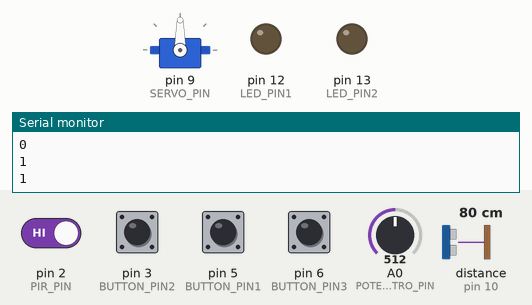
Bench run of a sketch on a simulated Arduino Uno, built with avr-gcc and run on an emulated ATmega328P. Parts: servo, output pins drawn as LEDs (lit = HIGH), the last lines printed to the serial monitor. Dashed ring = blinking. The inputs (shaded band) are chosen by the test bench; at power-on: pin 2 (PIR_PIN) HIGH, pin 3 (BUTTON_PIN2), pin 5 (BUTTON_PIN1), pin 6 (BUTTON_PIN3) LOW, distance to the obstacle (sensor on pin 10) 80 cm, A0 (POTENZIOMETRO_PIN) = 512. The echo pulse lasts 58.3 µs per cm; sleep ends after the set time or at an interrupt; pins used as bus, display or sensor lines are not drawn.

Above: at 1.2 s.
1.3 s: pin 5 (BUTTON_PIN1) pulled HIGH for 0.15 s
At 1.63 s:
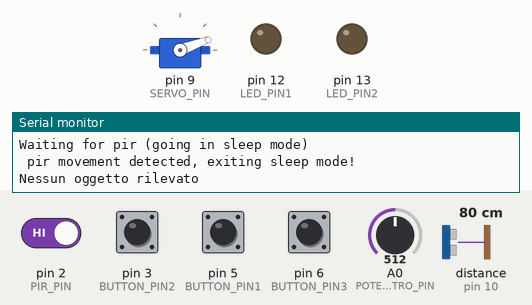
4.3 s: distance to the obstacle (sensor on pin 10) set to 42 cm
7.3 s: distance to the obstacle (sensor on pin 10) set to 37 cm
At 8.35 s:
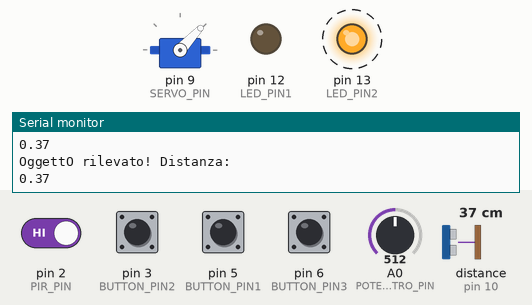
10.3 s: pin 2 (PIR_PIN) driven LOW
At 13.1 s:
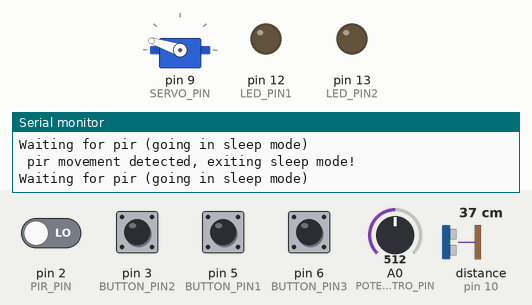
13.3 s: pin 6 (BUTTON_PIN3) pulled HIGH for 0.15 s
At 14.1 s:
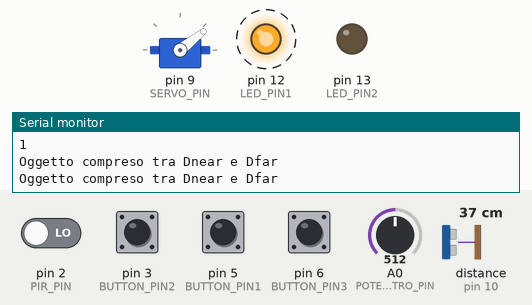
16.4 s: pin 3 (BUTTON_PIN2) pulled HIGH for 0.15 s
At 16.5 s:
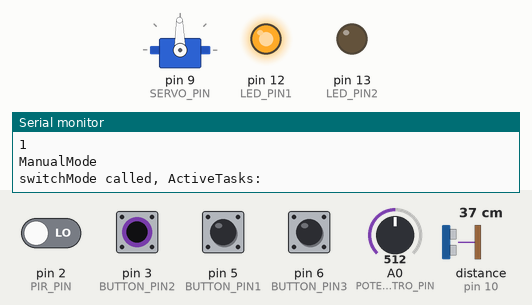
Timing chart, 0 to 19.1 s (numbered marks = the images above; inputs shaded):
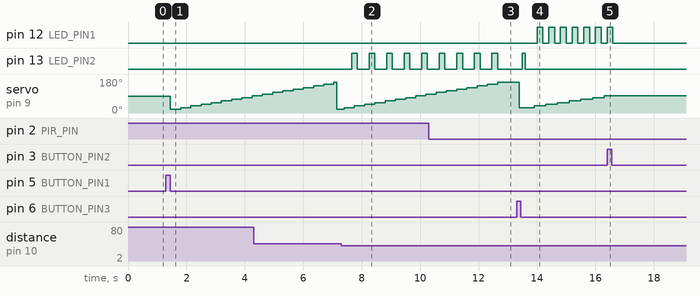

Measured:
- the behaviour switches between 40 and 39 cm on distance to the obstacle (sensor on pin 10) (found by bisection; images 1 and 2)
- after the input at 1.3 s, servo on pin 9 (SERVO_PIN): 90° → 20° after 0.15 s, → 29° 0.35 s later, → 38° 0.35 s later, → 47° 0.35 s later, … (9 changes in this stretch)
- after the input at 7.3 s, pin 13 (LED_PIN2): alternates HIGH for 0.20 s and LOW for 0.40 s, starting after 0.35 s
- after the input at 10.3 s, servo on pin 9 (SERVO_PIN): goes on until 12.7 s, then stays 162°
- after the input at 13.3 s, pin 12 (LED_PIN1): alternates HIGH for 0.20 s and LOW for 0.20 s, starting after 0.70 s; servo on pin 9 (SERVO_PIN): 162° → 29° after 0.09 s, → 38° 0.51 s later, → 47° 0.40 s later, → 55° 0.40 s later, … (8 changes in this stretch)
- after the input at 16.4 s, pin 12 (LED_PIN1): goes on until 16.6 s, then stays LOW; servo on pin 9 (SERVO_PIN): stays 91° (without the input it goes to 100° after 0.30 s)

The sketch:

smart-cm.ino
```cpp
#include "Scheduler.h"
#include "Config.h"
#include "MsgService.h"
#include "Pot.h"
#include "Sonar.h"
#include "Led.h"
#include "Pir.h"
#include "Task.h"

#include "servo_motor_impl.h"
#include "servo_motor.h"
#include "AutoTask.h"
#include "ManualTask.h"
#include "SingleTask.h"
#include "InputTask.h"
#include "BlinkTask.h"
#include "ActiveTasks.h"

Scheduler sched;
void wakeUp() {}

void setup(){

  sched.init(BASE_PERIOD);
  MsgService.init();

  Sonar* pSonar = new Sonar(SONAR_ECHO_PIN, SONAR_TRIG_PIN);
  Potentiometer* pPot = new Potentiometer(POTENZIOMETRO_PIN);
  Led* leda = new Led(LED_PIN1);
  Led* ledd = new Led(LED_PIN2);
  ServoMotor* pServo = new ServoMotorImpl(SERVO_PIN);
  Pir* pPir = new Pir(PIR_PIN);
  attachInterrupt(digitalPinToInterrupt(2), wakeUp, RISING);
  Button* b1 = new Button(BUTTON_PIN1);
  Button* b2 = new Button(BUTTON_PIN2);
  Button* b3 = new Button(BUTTON_PIN3);


  Task* single = new SingleTask(pSonar,pPot, pServo,pPir);
  single->init(BASE_PERIOD);
  sched.addTask(single);

  Task* manual = new ManualTask(pSonar,pPot, pServo);
  manual->init(BASE_PERIOD); //Da abbassare, usa 1000 per test senza gui
  sched.addTask(manual);

  Task* automatic = new AutoTask(pSonar,pPot, pServo);
  automatic->init(BASE_PERIOD);
  sched.addTask(automatic);

  Task* input = new InputTask(b1,b2,b3);
  input->init(BASE_PERIOD);
  sched.addTask(input);

  Task* blink = new BlinkTask(leda, ledd);
  blink->init(200);
  sched.addTask(blink);

  pServo->on();
  ActiveTasks::getInstance()->manageTasks(INPUT_TASK, true);
  ActiveTasks::getInstance()->manageTasks(BLINK_TASK, true);
  ActiveTasks::getInstance()->switchMode(MANUAL_TASK);
}

void loop(){
  sched.schedule();
}
```

ActiveTasks.cpp
```cpp
#include "ActiveTasks.h"
#include "Task.h"
ActiveTasks* ActiveTasks::at = NULL;
ActiveTasks* ActiveTasks::getInstance(){
  if (!at) {
    at = new ActiveTasks();
  }
    return at;
}

bool ActiveTasks::isActive(int tid){
    return activeTasks[tid];
}

void ActiveTasks::setResetState(bool option){
    this->resetState = option;
}

bool ActiveTasks::getResetState(){
    return resetState;
}

void ActiveTasks::setAlarmState(bool option){
    this->alarmState = option;
}

bool ActiveTasks::getAlarmState(){
    return alarmState;
}

void ActiveTasks::setBlinkState(bool option){
    this->blinkState = option;
}

bool ActiveTasks::getBlinkState(){
    return this->blinkState;
}

void ActiveTasks::manageTasks(int tid, bool option){
  activeTasks[tid]=option;
}

void ActiveTasks::switchMode(int tid){
  if(tid>=0 && tid<=N_OF_MODES-1){
    manageTasks(tid, true);
    manageTasks((tid+1)%3, false);
    manageTasks((tid+2)%3, false);

    setBlinkState(false);
    setAlarmState(false);

    Serial.println("switchMode called, ActiveTasks:");
  }
  else {
    Serial.println("Non valid tid (0-1-2)");
  }
  for(int i=0; i<5; i++){
    Serial.println(activeTasks[i]);
  }

}
```

ActiveTasks.h
```cpp
#ifndef __ACTIVETASKS__
#define __ACTIVETASKS__
#define MAXTASKS 50
#include "Arduino.h"

class ActiveTasks {
public:
  static ActiveTasks* getInstance();
  bool isActive(int tid);
  void setBlinkState(bool option);
  bool  getBlinkState();
  void setResetState(bool option);
  bool getResetState();
  void setAlarmState(bool option);
  bool getAlarmState();
  void manageTasks(int tid, bool option);
  void switchMode(int tid);

private:
  static ActiveTasks* at;
  bool resetState=false;
  bool alarmState=false;
  bool blinkState = false;
  ActiveTasks(){};
  void scan();


  bool activeTasks[MAXTASKS]={0};
};

#endif
```

AutoTask.cpp
```cpp
#include "AutoTask.h"
#include "MsgService.h"
#include <stdlib.h>
#include "Config.h"
#include <Arduino.h>
#include "ActiveTasks.h"

AutoTask::AutoTask(Sonar* pProx, Potentiometer* pPot, ServoMotor* pServo){
    this->pPot=pPot;
    this->pProx=pProx;
    this->pServo=pServo;
    this->angolo=0;
    this->state = SCANNING;
}

void AutoTask::scan(){
        float dist = pProx->getDistance();
        if(dist> DNEAR && dist< DFAR){
          Serial.println("Oggetto compreso tra Dnear e Dfar");
          this->state = ALARM;
        }
        else if(dist<DNEAR){
            Serial.println("Oggetto < Dnear");
            this->state = TRACKING;

        }
        else{
          Serial.println("Oggetto > Dfar");
          ActiveTasks::getInstance()->setAlarmState(false);
          this->state = WAITDELAY;
        }

}

void AutoTask::moveAndScan(){
  this->angolo+=ARCO;
  if(this->angolo>180){
    this->angolo=0;
  }
  pServo->setPosition(angolo);
  this->scan();
  this->lastExecTime=millis();
}
void AutoTask::init(int period){
    Task::init(period);
}

void AutoTask::tick(){
  if(ActiveTasks::getInstance()->getResetState()){
    float potValue = map(pPot->getValue(), 0, 1023, 0, 100);
    sliceTime= ((TMIN+((TMAX-TMIN) * potValue/100))/16)*1000;  // NB valore minimo del ciclo è 2s, massimo 10s, Ogni spicchio va fatto in un sedicesimo del tempo di ciclo
    this->angolo=0;
    this->state=SCANNING;
    this->lastExecTime=millis();
    ActiveTasks::getInstance()->setResetState(false);
  }
  switch(state){
    case WAITDELAY:
        if(millis()-lastExecTime > sliceTime-BASE_PERIOD){
          this->state=SCANNING;
        }
        break;
    case TRACKING:
        ActiveTasks::getInstance()->setAlarmState(true);
        this->scan();
        break;
    case ALARM:
        ActiveTasks::getInstance()->setAlarmState(true);
        this->state = WAITDELAY;
        break;
    case SCANNING:
        this->moveAndScan();
        break;
    }
}
```

AutoTask.h
```cpp
#ifndef __AUTOTASK__
#define __AUTOTASK__

#include "Task.h"
#include "arduino.h"
#include "Sonar.h"
#include "Pot.h"
#include "Led.h"
#include "servo_motor_impl.h"

class AutoTask: public Task {
private:
  ServoMotor* pServo;
  Sonar* pProx;
  Potentiometer* pPot;
  int angolo;
  float sliceTime;
  unsigned long lastExecTime;
  enum {WAITDELAY, SCANNING, ALARM, TRACKING} state;
  void scan();
  void moveAndScan();


public:

  AutoTask(Sonar* pProx, Potentiometer* pPot, ServoMotor* pMotor);
  void init(int period);
  void tick();
};

#endif
```

BlinkTask.cpp
```cpp
#include "BlinkTask.h"
#include "arduino.h"
#include "ActiveTasks.h"

BlinkTask::BlinkTask(Led* leda, Led* ledd){
  this->leda = leda;
  this->ledd = ledd;
  this->led1state = OFF;
  this->led2state = OFF;
  this->cicli=0;
  this->state=WAITING;
}

void BlinkTask::init(int period){
  Task::init(period);
}

void BlinkTask::tick(){
  switch(state){
    case WAITING:
      if(ActiveTasks::getInstance()->getBlinkState()){
        this->cicli=2;
        ActiveTasks::getInstance()->setBlinkState(false);
        this->state=BLINKING;
      }
      else if(ActiveTasks::getInstance()->getAlarmState()){
        this->state=ALARMING;
      }
      break;
    case BLINKING:
      switch (led1state){
      case OFF:
        ledd->switchOn();
        led1state = ON;
        break;
      case ON:
        ledd->switchOff();
        led1state = OFF;
        break;
    }
    cicli--;
    if(cicli<=0){
      this->state=WAITING;
    }
    break;
    case ALARMING:
      switch (led2state){
        case OFF:
          leda->switchOn();
          led2state = ON;
          break;
        case ON:
          leda->switchOff();
          led2state = OFF;
          if(!ActiveTasks::getInstance()->getAlarmState()){
            state=WAITING;
          }
          break;
      }

  }
}
```

BlinkTask.h
```cpp
#ifndef __BLINKTASK__
#define __BLINKTASK__

#include "Task.h"
#include "Led.h"

class BlinkTask: public Task {
private:
  int pin;
  int cicli;
  Led* ledd, * leda;
  enum { ON, OFF} led1state, led2state;
  enum { WAITING, BLINKING, ALARMING} state;

public:

  BlinkTask(Led* leda, Led* ledd);
  void init(int period);
  void tick();
};

#endif
```

Button.cpp
```cpp
#include "Button.h"
#include "Arduino.h"

Button::Button(int pin){
  this->pin = pin;
  pinMode(pin, INPUT);
}

bool Button::isPressed(){
  return digitalRead(pin) == HIGH;
}
```

Button.h
```cpp
#ifndef __BUTTON__
#define __BUTTON__

class Button {

public:
  Button(int pin);
  bool isPressed();
private:
  int pin;
};

#endif
```

InputTask.cpp
```cpp
#include <stdlib.h>
#include <Arduino.h>
#include "InputTask.h"
#include "ActiveTasks.h"
#include "Button.h"
#include "Config.h"
#include "MsgService.h"

InputTask::InputTask(Button* b1, Button* b2, Button* b3){

    this->buttonSingle=b1;
    this->buttonManual=b2;
    this->buttonAuto=b3;
}

void InputTask::init(int period){

    Task::init(period);
}

void InputTask::tick(){

    Msg* msg = MsgService.receiveMsg();

    if(buttonSingle->isPressed() == true || msg->getContent() == "single"){
      Serial.println("SingleMode");
      ActiveTasks::getInstance()->switchMode(SINGLE_TASK);
      ActiveTasks::getInstance()->setResetState(true);
    }
    if(buttonManual->isPressed() == true || msg->getContent() == "manual"){
      Serial.println("ManualMode");
      ActiveTasks::getInstance()->switchMode(MANUAL_TASK);
      ActiveTasks::getInstance()->setResetState(true);
    }
    if(buttonAuto->isPressed() == true  || msg->getContent() == "auto"){
      Serial.println("AutoMode");
      ActiveTasks::getInstance()->switchMode(AUTO_TASK);
      ActiveTasks::getInstance()->setResetState(true);
    }

    }
```

InputTask.h
```cpp
#ifndef __INPUTTASK__
#define __INPUTTASK__

#include "Task.h"
#include "arduino.h"
#include "Button.h"

class InputTask: public Task {
private:
  Button* buttonSingle;
  Button* buttonManual;
  Button* buttonAuto;
public:

  InputTask(Button* b1, Button* b2, Button* b3);

  void init(int period);
  void tick();
};

#endif
```

Led.cpp
```cpp
#include "Led.h"
#include "Arduino.h"

Led::Led(int pin){
  this->pin = pin;
  this->state = OFF;
  pinMode(pin,OUTPUT);
}

void Led::switchOn(){
  digitalWrite(pin,HIGH);
}

void Led::switchOff(){
  digitalWrite(pin,LOW);
};

void Led::blink(){
  if(this->state==OFF){
    this->switchOn();
    this->state=ON;
  }
  else{
    this->switchOff();
    this->state=OFF;
  }
}
```

Led.h
```cpp
#ifndef __LED__
#define __LED__

class Led {
public:
  Led(int pin);
  void switchOn();
  void switchOff();
  void blink();
private:
  int pin;
  enum {ON, OFF} state;
};

#endif
```

ManualTask.cpp
```cpp
#include "ManualTask.h"
#include "ActiveTasks.h"
#include "Led.h"
#include "MsgService.h"
#include <stdlib.h>
#include "String.h"
#include "Config.h"

ManualTask::ManualTask(Sonar* pProx, Potentiometer* pPot, ServoMotor* pServo){

    this->pPot=pPot;
    this->pProx=pProx;
    this->pServo=pServo;
    this->state=WAITING;
    this->message="";
}

void ManualTask::scan(){
        float dist = pProx->getDistance();
        if(dist<2){
          Serial.println("Oggetto a distanza: ");
          Serial.println(dist);
        }
}

void ManualTask::init(int period){

    Task::init(period);
}

void ManualTask::tick(){
  if(ActiveTasks::getInstance()->getResetState()){
    this->state=WAITING;
    ActiveTasks::getInstance()->setResetState(false);
  }
  switch(state){
    case WAITING:

        if (MsgService.isMsgAvailable()) {
          Msg* msg = MsgService.receiveMsg();
          this->message= msg->getContent();
          int m = msg->getContent().toInt();
          this->pServo->setPosition(m);
          float f = this->pProx->getDistance();
          Serial.println("La distanza è ");
          Serial.println(f);
          delete msg;
        }
        break;
    case SCANNING:
        //execute input
        //int e = this->message.toInt();

        //this->scan();
        break;
    }
}
/*
    // Controllo se devo muovere il servo


    int m = 0;
    //m = atoi(msg->getContent().c_str);
    //m = atoi(msg->getContent());
    if (m > 0 && m < 180){

       // Ruoto il servomotore
       pServo->setPosition(m);

       // Attivo il sonar
       float dist = pProx->getDistance();
       if(dist>0){
           MsgService.sendMsg("La distanza dell'oggetto è: ");
       } else {
           MsgService.sendMsg("Nessun oggetto rilevato");
       }
    }

    // Dealloco il messaggio
    delete msg;

  }

    // PROVA SENZA GUI PER VEDERE SE FUNZIONA
    int gradi = 87;
    //pServo->on();
   // pServo->setPosition(gradi);
    float dist = pProx->getDistance();
    Serial.println(dist);
    // FINE PROVA
    */
```

ManualTask.h
```cpp
#ifndef __MANUALTASK__
#define __MANUALTASK__

#include "Task.h"
#include "arduino.h"
#include "Sonar.h"
#include "Pot.h"
#include "servo_motor_impl.h"

class ManualTask: public Task {

ServoMotor* pServo;
Sonar* pProx;
Potentiometer* pPot;
String message;
enum {WAITING, SCANNING} state;


public:

  ManualTask(Sonar* pProx, Potentiometer* pPot, ServoMotor* pMotor);
  void scan();
  void init(int period);
  void tick();
};
#endif
```

MsgService.cpp
```cpp
#include "Arduino.h"
#include "MsgService.h"

String content;

MsgServiceClass MsgService;

bool MsgServiceClass::isMsgAvailable(){
  return msgAvailable;
}

Msg* MsgServiceClass::receiveMsg(){
  if (msgAvailable){
    Msg* msg = currentMsg;
    msgAvailable = false;
    currentMsg = NULL;
    content = "";
    return msg;
  } else {
    return NULL;
  }
}

void MsgServiceClass::init(){
  Serial.begin(9600);
  content.reserve(256);
  content = "";
  currentMsg = NULL;
  msgAvailable = false;
}

void MsgServiceClass::sendMsg(const String& msg){
  Serial.println(msg);
}

void serialEvent() {
  /* reading the content */
  while (Serial.available()) {
    char ch = (char) Serial.read();
    if (ch == '\n'){
      MsgService.currentMsg = new Msg(content);
      MsgService.msgAvailable = true;
    } else {
      content += ch;
    }
  }
}

bool MsgServiceClass::isMsgAvailable(Pattern& pattern){
  return (msgAvailable && pattern.match(*currentMsg));
}

Msg* MsgServiceClass::receiveMsg(Pattern& pattern){
  if (msgAvailable && pattern.match(*currentMsg)){
    Msg* msg = currentMsg;
    msgAvailable = false;
    currentMsg = NULL;
    content = "";
    return msg;
  } else {
    return NULL;
  }

}
```

MsgService.h
```cpp
#ifndef __MSGSERVICE__
#define __MSGSERVICE__

#include "Arduino.h"

class Msg {
  String content;

public:
  Msg(String content){
    this->content = content;
  }

  String getContent(){
    return content;
  }
};

class Pattern {
public:
  virtual boolean match(const Msg& m) = 0;
};

class MsgServiceClass {

public:

  Msg* currentMsg;
  bool msgAvailable;

  void init();

  bool isMsgAvailable();
  Msg* receiveMsg();

  bool isMsgAvailable(Pattern& pattern);
  Msg* receiveMsg(Pattern& pattern);

  void sendMsg(const String& msg);
};

extern MsgServiceClass MsgService;

#endif
```

Pir.cpp
```cpp
#include "Pir.h"
#include "Arduino.h"

Pir::Pir(int pin){
  this->pin = pin;
  pinMode(pin, INPUT);
}

bool Pir::isDetected(){
  return digitalRead(pin) == HIGH;
}
```

Pir.h
```cpp
#ifndef __PIR__
#define __PIR__


class Pir {

public:
  Pir(int pin);
  bool isDetected();

private:
  int pin;

};

#endif
```

Pot.cpp
```cpp
#include "Pot.h"
#include "Arduino.h"

Potentiometer::Potentiometer(int pin){
  this->pin = pin;
}

float Potentiometer::getValue(){
  return analogRead(A0);
}
```

Pot.h
```cpp
#ifndef __POT__
#define __POT__

class Potentiometer {

public:
  Potentiometer(int pin);

  float getValue();

private:
  int pin;

};

#endif
```

Scheduler.cpp
```cpp
#include "Scheduler.h"
#include "ActiveTasks.h"
#include <TimerOne.h>

volatile bool timerFlag;

void timerHandler(void){
  timerFlag = true;
}

void Scheduler::init(int basePeriod){
  this->basePeriod = basePeriod;
  timerFlag = false;
  long period = 1000l*basePeriod;
  Timer1.initialize(period);
  Timer1.attachInterrupt(timerHandler);
  nTasks = 0;
}

bool Scheduler::addTask(Task* task){
  if (nTasks < MAX_TASKS-1){
    taskList[nTasks] = task;
    nTasks++;
    return true;
  } else {
    return false;
  }
}

void Scheduler::schedule(){
  while (!timerFlag){}
  timerFlag = false;

  for (int i = 0; i < nTasks; i++){
    if (taskList[i]->updateAndCheckTime(basePeriod) && ActiveTasks::getInstance()->isActive(i)){
      taskList[i]->tick();
    }
  }
}
```

Scheduler.h
```cpp
#ifndef __SCHEDULER__
#define __SCHEDULER__

#include "Task.h"

#define MAX_TASKS 50

class Scheduler {

  int basePeriod;
  int nTasks;
  Task* taskList[MAX_TASKS];

public:
  void init(int basePeriod);
  virtual bool addTask(Task* task);
  virtual void schedule();
};

#endif
```

SingleTask.cpp
```cpp
#include "SingleTask.h"
#include "ActiveTasks.h"
#include "MsgService.h"
#include <stdlib.h>
#include "Config.h"
#include <Arduino.h>
#include <avr/sleep.h>
#include <avr/power.h>
SingleTask::SingleTask(Sonar* pProx, Potentiometer* pPot, ServoMotor* pServo, Pir* pPir){
    this->pPot=pPot;
    this->pProx=pProx;
    this->pServo=pServo;
    this->pPir=pPir;
    this->angolo=0;
    this->state= WAITING;
}
void sleep(void)
{
 set_sleep_mode(SLEEP_MODE_PWR_DOWN);
 sleep_enable();
 sleep_mode();
 /* back */
 sleep_disable();
}

void SingleTask::scan(){
        float dist = pProx->getDistance();
        if(dist<DFAR){
          ActiveTasks::getInstance()->setBlinkState(true);
          MsgService.sendMsg("OggettO rilevato! Distanza:");
          Serial.println(dist);
        }
        else{
          MsgService.sendMsg("Nessun oggetto rilevato");
        }
}

void SingleTask::init(int period){
    Task::init(period);
}

void SingleTask::tick(){
  if(ActiveTasks::getInstance()->getResetState()){
    this->state=WAITING;
    this->angolo=0;
    this->lastExecTime=millis();
    ActiveTasks::getInstance()->setResetState(false);
  }
    switch(state){
      case WAITDELAY:
        if(millis()-lastExecTime > sliceTime-BASE_PERIOD){
          this->lastExecTime=millis();
          this->state=SCANNING;
        }
        break;
      case WAITING:
        Serial.println("Waiting for pir (going in sleep mode)");
        Serial.flush();
        sleep();
        Serial.println(" pir movement detected, exiting sleep mode!");

        if(pPir->isDetected() == true){
          float potValue = map(pPot->getValue(), 0, 1023, 0, 100);
          sliceTime= ((TMIN+((TMAX-TMIN) * potValue/100))/16)*1000;
          this->state=SCANNING;
        }
        break;
      case SCANNING:
        pServo->setPosition(angolo);
        this->scan();
        this->angolo+=ARCO;
        if(this->angolo>180){
            this->angolo=0;
            this->state=WAITING;
            break;
        }
        this->state=WAITDELAY;
        break;
    }
}
```

SingleTask.h
```cpp
#ifndef __SINGLETASK__
#define __SINGLETASK__

#include "Task.h"
#include "arduino.h"
#include "Sonar.h"
#include "Pot.h"
#include "Led.h"
#include "servo_motor_impl.h"
#include "Pir.h"

class SingleTask: public Task {
private:
  ServoMotor* pServo;
  Sonar* pProx;
  Potentiometer* pPot;
  Pir* pPir;
  int angolo;
  float sliceTime;
  unsigned long lastExecTime;
  enum { WAITDELAY, WAITING, SCANNING} state;
  void scan();


public:

  SingleTask(Sonar* pProx, Potentiometer* pPot, ServoMotor* pMotor, Pir* pPir);
  void init(int period);
  void tick();
};

#endif
```

Source omitted: Sonar.cpp (471 bytes), Sonar.h (207 bytes), Task.h (553 bytes), servo_motor.h (215 bytes), servo_motor_impl.cpp (482 bytes), servo_motor_impl.h (352 bytes), Config.h (557 bytes)
